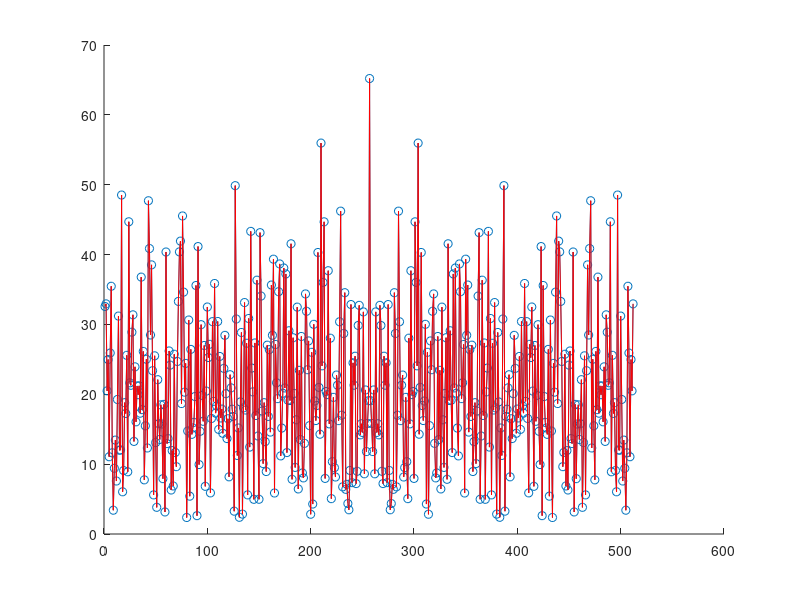
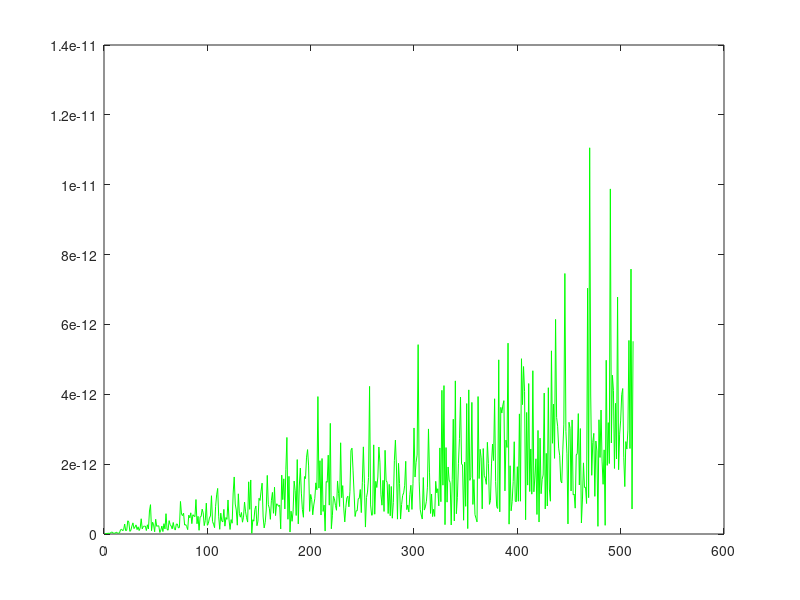

Write MATLAB code to recreate these figures, in order.
clear all, close all, clc
N=512;
%xn=cos((pi/8)*[0:N-1]);
xn=randn(1,N);

for k=1:N
    X(k)=0;
    for n=1:N
      
    X(k)=xn(n)*exp(-j*(2*pi/N)*(k-1)*(n-1))+X(k);
  
    end
end

for n=1:N
    x(n)=0;
    for k=1:N
 x(n)=(1/N)*xn(k)*exp( j*2*pi*(k-1)*(n-1)/N)+x(n);
    end
end


        a=X-fft(xn);


figure(1)
hold on
plot(abs(fft(xn)),'o-')

plot(abs(X),'r')
figure(2)
plot(abs(a),'g')
